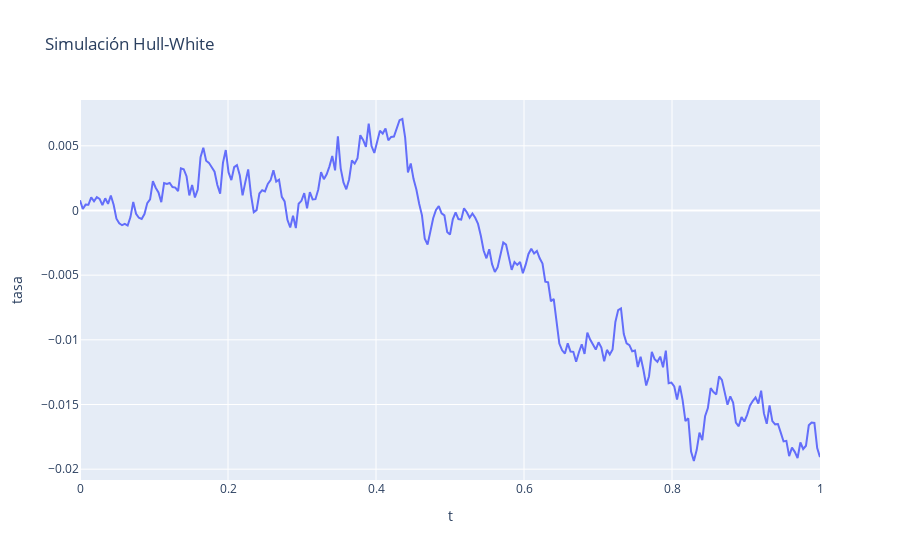

This figure's notebook cell:
### Code cell
fig = px.line(
    df_sim,
    x='t',
    y='tasa',
    title=f'Simulación Hull-White'
)
fig.show()

### Figure 1 — Plotly figure (JSON) as saved in the notebook; plotly's stock layout.template omitted (floating-point values rounded to 4 significant figures; data arrays with more than 128 entries replaced by an {"elided": "..."} marker saying what was removed)
{"data": [{"hovertemplate": "t=%{x}<br>tasa=%{y}<extra></extra>", "legendgroup": "", "line": {"color": "#636efa", "dash": "solid"}, "mode": "lines", "name": "", "orientation": "h", "showlegend": false, "type": "scatter", "x": {"elided": "265 float values"}, "xaxis": "x", "y": {"elided": "265 float values"}, "yaxis": "y"}], "layout": {"legend": {"tracegroupgap": 0}, "title": {"text": "Simulación Hull-White"}, "xaxis": {"anchor": "y", "domain": [0, 1], "title": {"text": "t"}}, "yaxis": {"anchor": "x", "domain": [0, 1], "title": {"text": "tasa"}}}}
